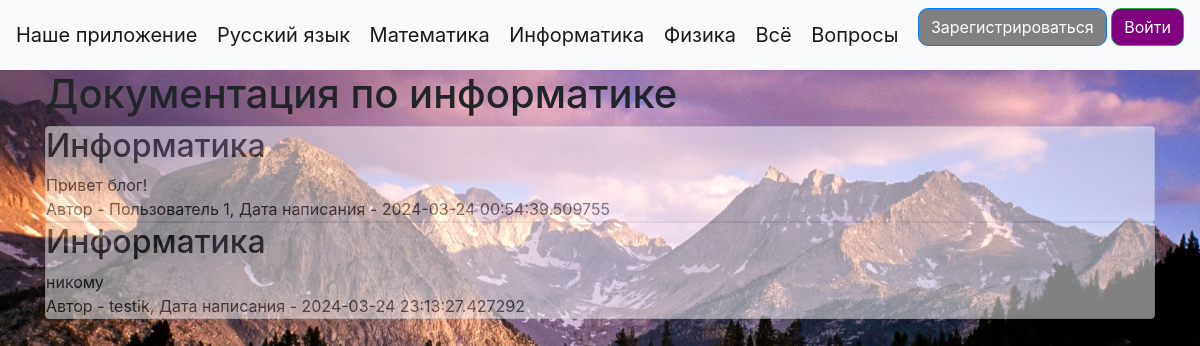
The page /ict.html on the database as committed earlier.
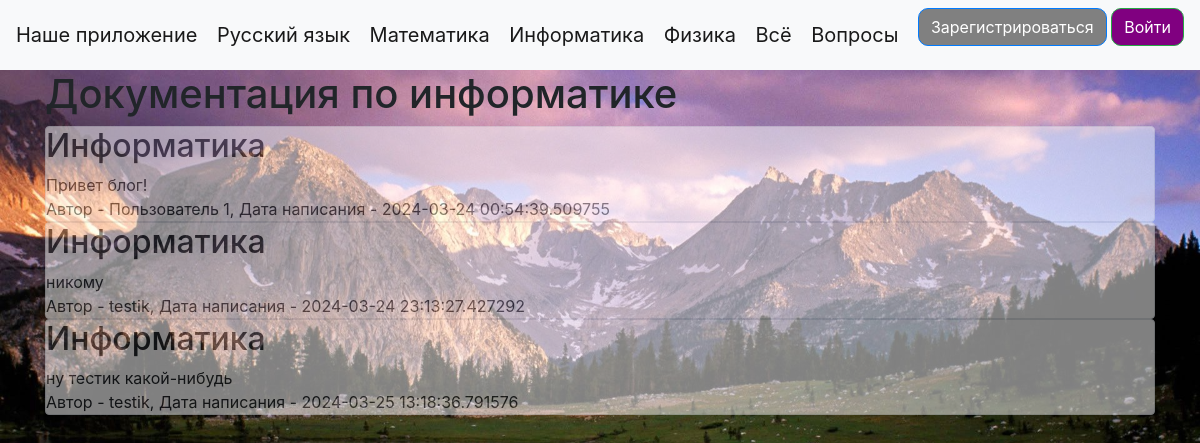
The same page on the database as committed later.
### data/news.py (models this page shows)
class News(SqlAlchemyBase):
    __tablename__ = 'news'
    id = sqlalchemy.Column(sqlalchemy.Integer,
                           primary_key=True, autoincrement=True)
    title = sqlalchemy.Column(sqlalchemy.String, nullable=True)
    content = sqlalchemy.Column(sqlalchemy.String, nullable=True)
    created_date = sqlalchemy.Column(sqlalchemy.DateTime,
                                     default=datetime.datetime.now)
    is_question = sqlalchemy.Column(sqlalchemy.Boolean, default=True)
    user_id = sqlalchemy.Column(sqlalchemy.Integer,
                                sqlalchemy.ForeignKey("users.id"))
    user = orm.relationship('User')

### data/users.py (models this page shows, shortened)
class User(SqlAlchemyBase, UserMixin):
    __tablename__ = 'users'
    id = sqlalchemy.Column(sqlalchemy.Integer,
                           primary_key=True, autoincrement=True)
    name = sqlalchemy.Column(sqlalchemy.String, nullable=True)
    about = sqlalchemy.Column(sqlalchemy.String, nullable=True)
    email = sqlalchemy.Column(sqlalchemy.String,
                              index=True, unique=True, nullable=True)
    hashed_password = sqlalchemy.Column(sqlalchemy.String, nullable=True)
    created_date = sqlalchemy.Column(sqlalchemy.DateTime,
                                     default=datetime.datetime.now)
    news = orm.relationship("News", back_populates='user')

### main.py (the view)
@app.route("/ict.html")
def ict():
    db_sess = db_session.create_session()
    news = db_sess.query(News).filter(News.title == 'Информатика').filter(News.is_question != True)
    return render_template("ict.html", news=news, title='ICT Documentation')

### data/db_session.py (called while the page is built)
def create_session() -> Session:
    global __factory
    return __factory()

### templates/ict.html (shortened to what this page needs)
{% extends "base.html" %}
{% block content %}
<h1>Документация по информатике</h1>
{% for item in news%}
<div class="col-md6 border rounded" style="background-color: white; opacity: .5;">
    <h2>{{item.title}}</h2>
    <div>
        {{item.content}}
    </div>
    <div>
        Автор - {{item.user.name}}, Дата написания - {{item.created_date}}
    </div>
</div>
{% endfor %}
{% endblock %}

### templates/base.html (shortened to what this page needs)
<!doctype html>
<html lang="en">
<head>
    <link rel="stylesheet"
          href="https://stackpath.bootstrapcdn.com/bootstrap/4.4.1/css/bootstrap.min.css"
>
    <link rel="stylesheet" href="static/css/style.css">
</head>
<body style="background-image: url(static/img/backreg.jpg); background-size: cover">
<header>
    <nav class="navbar navbar-light bg-light">
        <a class="navbar-brand" href="index.html">Наше приложение</a>
        <a class="navbar-brand" href="rus.html">Русский язык</a>
        <a class="navbar-brand" href="math.html">Математика</a>
        <a class="navbar-brand" href="ict.html">Информатика</a>
        <a class="navbar-brand" href="phys.html">Физика</a>
        <a class="navbar-brand" href="allnews.html">Всё</a>
        <a class="navbar-brand" href="questions.html">Вопросы</a>
        {% if current_user.is_authenticated %}
    <a class="navbar-brand" href="/logout">{{ current_user.name }}</a>
{% else %}
    <p>
        <a class="btn btn-primary " href="/register">Зарегистрироваться</a>
        <a class="btn btn-success" href="/login">Войти</a>
    </p>
{% endif %}
    </nav>
</header>
<main role="main" class="container">
    {% block content %}{% endblock %}
</main>
</body>
</html>

### static/css/style.css (style rules this page uses)
.btn { background-color: purple; border-radius: 10px; transition: 0.7s; }
.btn-primary { background-color: grey; }

Rows that differ between the two databases and show on the page:
added News: title "Информатика", content "ну тестик какой-нибудь", user.name "testik", created_date "2024-03-25 13:18:36.791576"
